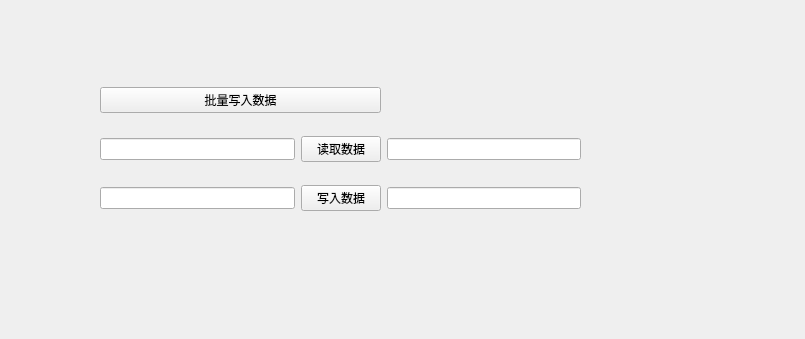
<?xml version="1.0" encoding="UTF-8"?>
<ui version="4.0">
 <class>Form</class>
 <widget class="QWidget" name="Form">
  <property name="geometry">
   <rect>
    <x>0</x>
    <y>0</y>
    <width>805</width>
    <height>339</height>
   </rect>
  </property>
  <property name="sizePolicy">
   <sizepolicy hsizetype="Fixed" vsizetype="Fixed">
    <horstretch>0</horstretch>
    <verstretch>0</verstretch>
   </sizepolicy>
  </property>
  <property name="windowTitle">
   <string>Form</string>
  </property>
  <widget class="QWidget" name="">
   <property name="geometry">
    <rect>
     <x>100</x>
     <y>70</y>
     <width>481</width>
     <height>161</height>
    </rect>
   </property>
   <layout class="QGridLayout" name="gridLayout">
    <item row="2" column="2">
     <widget class="QLineEdit" name="write_line"/>
    </item>
    <item row="1" column="2">
     <widget class="QLineEdit" name="read_line"/>
    </item>
    <item row="1" column="1">
     <widget class="QPushButton" name="read_one_data">
      <property name="text">
       <string>读取数据</string>
      </property>
     </widget>
    </item>
    <item row="2" column="1">
     <widget class="QPushButton" name="write_one_data">
      <property name="text">
       <string>写入数据</string>
      </property>
     </widget>
    </item>
    <item row="0" column="0" colspan="2">
     <widget class="QPushButton" name="all_write">
      <property name="text">
       <string>批量写入数据</string>
      </property>
     </widget>
    </item>
    <item row="1" column="0">
     <widget class="QLineEdit" name="read_addr">
      <property name="sizePolicy">
       <sizepolicy hsizetype="Expanding" vsizetype="Fixed">
        <horstretch>0</horstretch>
        <verstretch>0</verstretch>
       </sizepolicy>
      </property>
     </widget>
    </item>
    <item row="2" column="0">
     <widget class="QLineEdit" name="write_addr"/>
    </item>
   </layout>
  </widget>
 </widget>
 <resources/>
 <connections/>
</ui>
